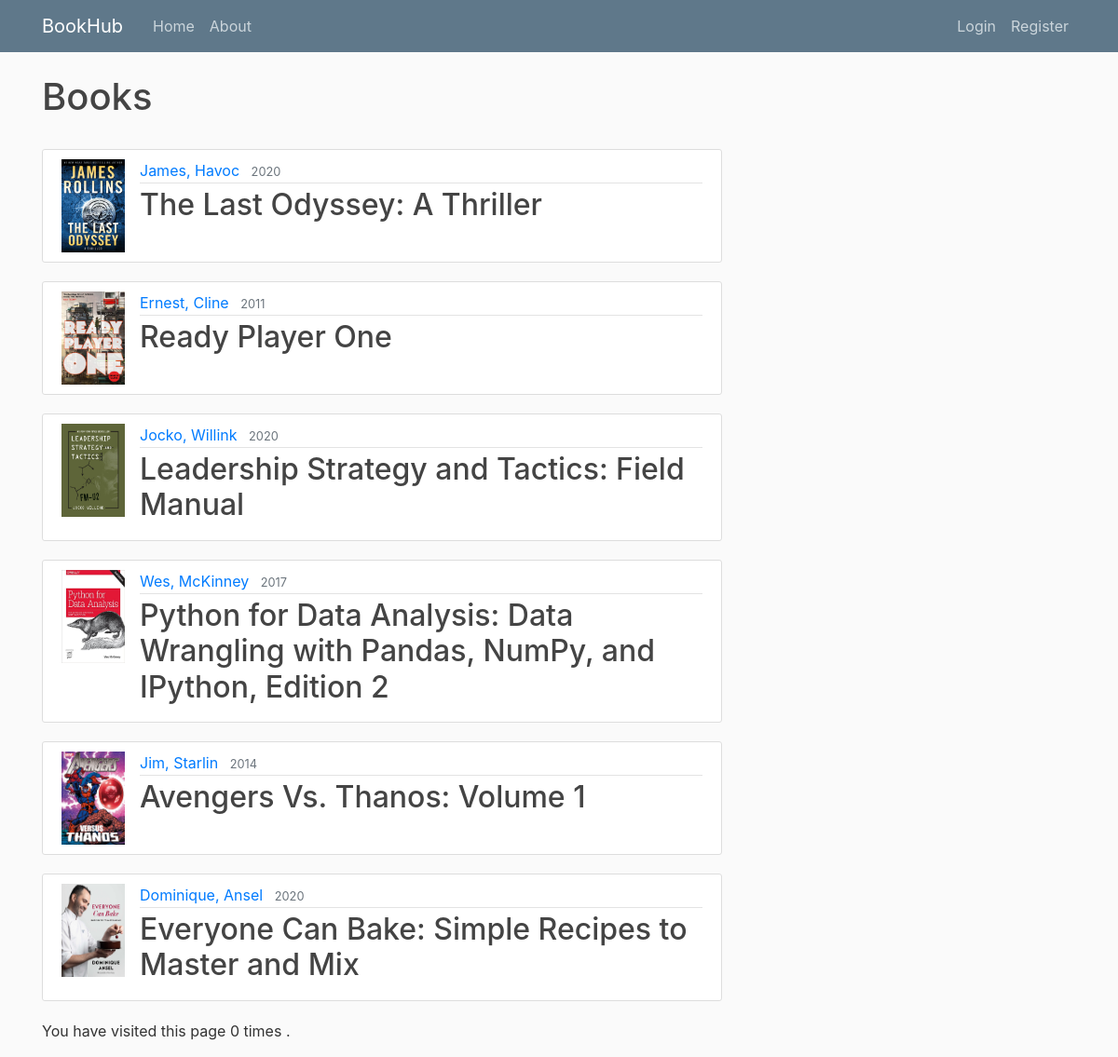
The page / on the database its author committed.
### library_website/models.py (models this page shows, shortened)
class Book(models.Model):
	title = models.CharField(max_length = 250)
	author = models.ForeignKey('Author', on_delete=models.CASCADE, null = True) # CASCADE means if a book is deleted, the author won't be deleted
	publisher = models.ForeignKey('Publisher', on_delete=models.CASCADE, null = True)
	year_of_publication = models.CharField('Year of Publication', default='', max_length=4 )
	isbn = models.CharField('ISBN', max_length=13, help_text='13 Character ISBN number')
	dewey = models.CharField('Dewey Decimal System', default='', max_length=3, help_text='3 Digit Call Number based on Book Subject or Genre')
	image = models.ImageField(default='noImage.jpg', upload_to='book_pics', help_text='Upload cover photo of the book')
	def get_absolute_url(self):
		return reverse('library-book_detail', args=[str(self.id)])

class Author (models.Model):
	first_name = models.CharField(max_length=100, help_text='First name of the Author')
	last_name = models.CharField(max_length=100, help_text='Last name of the Author')
	class Meta:
		ordering = ['first_name', 'last_name']
	def __str__(self):
		return f'{self.first_name}, {self.last_name}'

### library_website/decorators.py (the view)
	def wrapper_function(request, *args, **kwargs):
		if request.user.is_authenticated and request.user.is_staff:
			return HttpResponse('You are not allowed to view this page.')
		elif request.user.is_authenticated:
			return view_func(request, *args, **kwargs)
		else:
			return view_func(request, *args, **kwargs)

### library_website/views.py (called while the page is built)
@user_is_admin
def home(request):
    num_books = Book.objects.all().count()
    num_instances = BookInstance.objects.all().count()
    num_instances_available = BookInstance.objects.filter(status__exact='a').count()
    num_authors = Author.objects.count()
    num_visits = request.session.get('num_visits', 0)
    request.session['num_visits'] = num_visits + 1
    context = {
        'books': Book.objects.all(),
        'bookInstances': BookInstance.objects.all(),
        'num_books': num_books,
        'num_instances': num_instances,
        'num_instances_available': num_instances_available,
        'num_authors': num_authors,
        'num_visits': num_visits,
    }
    return render(request, 'library_website/home.html', context)

### library_website/templates/library_website/home.html (shortened to what this page needs)
{% extends "library_website/base.html" %}
{% load restrict_access%}
{% block content %}
    <h1> Books</h1>
    {% for book in books %}
    	<article class="media content-section">
    	  <img class="article-img" src=" {{book.image.url}}">
		  <div class="media-body">
		    <div class="article-metadata">
		      <a class="mr-2" href="#">{{ book.author }}</a>
		      <small class="text-muted">{{ book.year_of_publication }}</small>
		    </div>
		    <h2><a class="article-title" href="{{ book.get_absolute_url }}">{{ book.title }}</a></h2>
		  </div>
		</article>
    {% endfor %}
    <p>You have visited this page {{ num_visits }}
    	{% if num_visits == 1 %}
    		time
    	{% else %}
    		times
    	{% endif %}.</p>
{% endblock content %}

### library_website/static/library_website/main.css (style rules this page uses)
body { background: #fafafa; color: #333333; margin-top: 5rem; }
h1, h2, h3, h4, h5, h6 { color: #444444; }
.content-section { background: #ffffff; padding: 10px 20px; border: 1px solid #dddddd; border-radius: 3px; margin-bottom: 20px; }
.article-title { color: #444444; }
.article-img { height: 100px; width: 68px; margin-right: 16px; }
.article-metadata { padding-bottom: 1px; margin-bottom: 4px; border-bottom: 1px solid #e3e3e3 }

### rows shown on the page
Book: image (picture), author "James, Havoc", year_of_publication "2020", title "The Last Odyssey: A Thriller"
Book: image (picture), author "Ernest, Cline", year_of_publication "2011", title "Ready Player One"
Book: image (picture), author "Jocko, Willink", year_of_publication "2020", title "Leadership Strategy and Tactics: Field Manual"
Book: image (picture), author "Wes, McKinney", year_of_publication "2017", title "Python for Data Analysis: Data Wrangling with Pandas, NumPy, and IPython, Edition 2"
Book: image (picture), author "Jim, Starlin", year_of_publication "2014", title "Avengers Vs. Thanos: Volume 1"
Book: image (picture), author "Dominique, Ansel", year_of_publication "2020", title "Everyone Can Bake: Simple Recipes to Master and Mix"

### other values the page prints
{{ num_visits }} "0"
